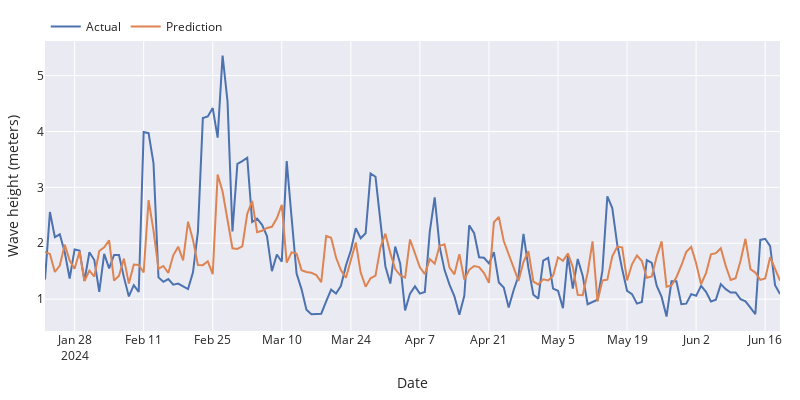

Notebook code cell kept with this figure:
### Code cell
# Plot predictions vs real value
# ======================================================================================
fig = go.Figure()
trace1 = go.Scatter(x=df_test.index, y=df_test['wave_height'], name="Actual", mode="lines")
trace2 = go.Scatter(x=predictions.index, y=predictions['pred'], name="Prediction", mode="lines")
fig.add_trace(trace1)
fig.add_trace(trace2)
fig.update_layout(
    # title="Actual value vs predicted in test data",
    xaxis_title="Date",
    yaxis_title="Wave height (meters)",
    width=800,
    height=400,
    margin=dict(l=20, r=20, t=35, b=20),
    legend=dict(
        orientation="h",
        yanchor="top",
        y=1.1,
        xanchor="left",
        x=0.001
    )
)
fig.show()

### Figure 1 — Plotly figure (JSON) as saved in the notebook; plotly's stock layout.template omitted (floating-point values rounded to 4 significant figures; data arrays with more than 128 entries replaced by an {"elided": "..."} marker saying what was removed)
{"data": [{"mode": "lines", "name": "Actual", "type": "scatter", "x": {"elided": "150 str values"}, "y": {"elided": "150 float values"}}, {"mode": "lines", "name": "Prediction", "type": "scatter", "x": {"elided": "150 str values"}, "y": {"elided": "150 float values"}}], "layout": {"height": 400, "legend": {"orientation": "h", "x": 0.001, "xanchor": "left", "y": 1.1, "yanchor": "top"}, "margin": {"b": 20, "l": 20, "r": 20, "t": 35}, "width": 800, "xaxis": {"title": {"text": "Date"}}, "yaxis": {"title": {"text": "Wave height (meters)"}}}}
